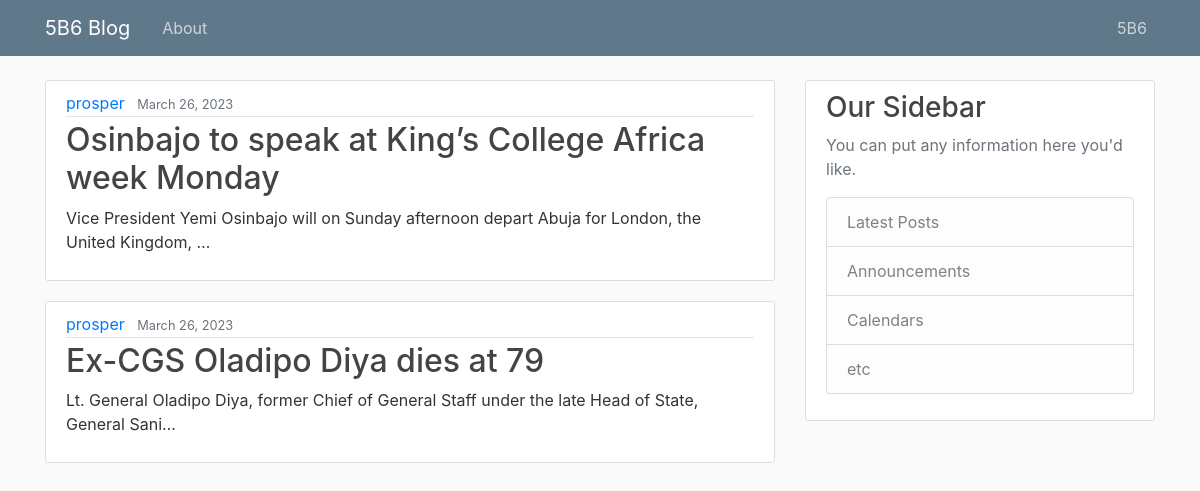
The page / on the database its author committed.
### blog/models.py (models this page shows, shortened)
class Post(models.Model):
    title = models.CharField(max_length=100)
    content = models.TextField()
    date_posted = models.DateTimeField(default=timezone.now)
    author = models.ForeignKey(User, on_delete=models.CASCADE)

### blog/views.py (the view)
# urls.py: path('', PostListView.as_view(), name='blog-home'),
class PostListView(ListView):
    model = Post
    template_name = 'home.html'  # <app>/<model>_<viewtype>.html
    context_object_name = 'posts'
    ordering = ['-date_posted']

### templates/home.html
{% extends "base.html" %}
{% block content %}
    {% for post in posts %}
        <article class="media content-section">
          <div class="media-body">
            <div class="article-metadata">
              <a class="mr-2" href="#">{{ post.author }}</a>
              <small class="text-muted">{{ post.date_posted|date:"F d, Y" }}</small>
            </div>
            <h2><a class="article-title" href="{% url 'post-detail' post.id %}">{{ post.title }}</a></h2>
            <p class="article-content">{{ post.content|truncatechars:100 }}</p>
          </div>
        </article>
    {% endfor %}
{% endblock content %}

### templates/base.html (shortened to what this page needs)
{% load static %}
<!DOCTYPE html>
<html>
<head>
    <link rel="stylesheet" href="https://maxcdn.bootstrapcdn.com/bootstrap/4.0.0/css/bootstrap.min.css">
    <link rel="stylesheet" type="text/css" href="{% static 'main.css' %}">
</head>
<body>
    <header class="site-header">
      <nav class="navbar navbar-expand-md navbar-dark bg-steel fixed-top">
        <div class="container">
          <a class="navbar-brand mr-4" href="{% url 'blog-home' %}">5B6 Blog</a>
          <div class="collapse navbar-collapse" id="navbarToggle">
            <div class="navbar-nav mr-auto">
              <a class="nav-item nav-link" href="{% url 'blog-about' %}">About</a>
            </div>
            <div class="navbar-nav">
                <a class="nav-item nav-link" href="">5B6</a>
            </div>
          </div>
        </div>
      </nav>
    </header>
    <main role="main" class="container">
      <div class="row">
        <div class="col-md-8">
          {% block content %}{% endblock %}
        </div>
        <div class="col-md-4">
          <div class="content-section">
            <h3>Our Sidebar</h3>
            <p class='text-muted'>You can put any information here you'd like.
              <ul class="list-group">
                <li class="list-group-item list-group-item-light">Latest Posts</li>
                <li class="list-group-item list-group-item-light">Announcements</li>
                <li class="list-group-item list-group-item-light">Calendars</li>
                <li class="list-group-item list-group-item-light">etc</li>
              </ul>
            </p>
          </div>
        </div>
      </div>
    </main>
</body>
</html>

### static/main.css (style rules this page uses)
body { background: #fafafa; color: #333333; margin-top: 5rem; }
h1, h2, h3, h4, h5, h6 { color: #444444; }
ul { margin: 0; }
.bg-steel { background-color: #5f788a; }
.site-header .navbar-nav .nav-link { color: #cbd5db; }
.content-section { background: #ffffff; padding: 10px 20px; border: 1px solid #dddddd; border-radius: 3px; margin-bottom: 20px; }
.article-title { color: #444444; }
.article-content { white-space: pre-line; }
.article-metadata { padding-bottom: 1px; margin-bottom: 4px; border-bottom: 1px solid #e3e3e3 }

### rows shown on the page
Post: author "prosper", date_posted "March 26, 2023", title "Osinbajo to speak at King’s College Africa week Monday", content "Vice President Yemi Osinbajo will on Sunday afternoon depart Abuja for London, the United Kingdom, …"
Post: author "prosper", date_posted "March 26, 2023", title "Ex-CGS Oladipo Diya dies at 79", content "Lt. General Oladipo Diya, former Chief of General Staff under the late Head of State, General Sani…"
